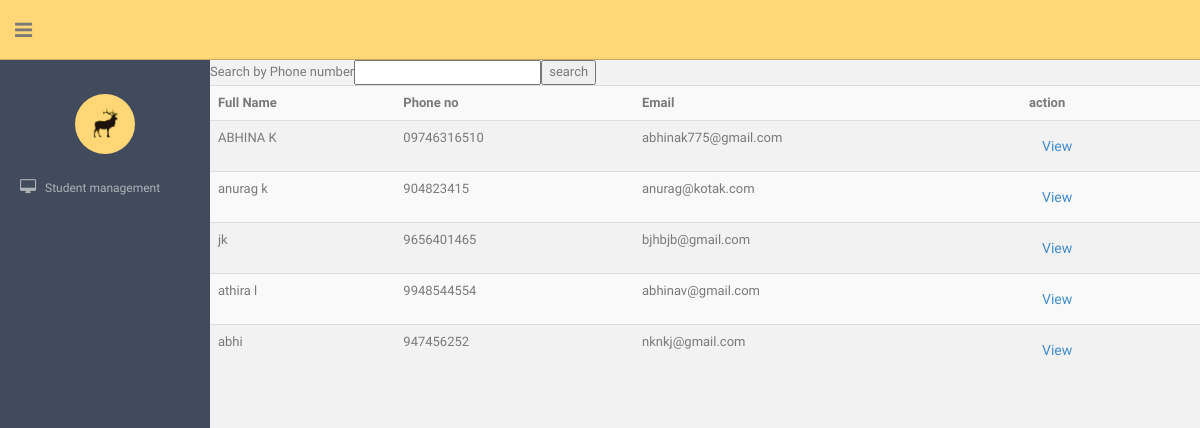
The page /student/list/ on the database its author committed.
### studentapp/models.py (models this page shows, shortened)
class Student(models.Model):
    student_code=models.AutoField(primary_key=True)
    name=models.CharField(max_length=250)
    phone=models.CharField(max_length=200)
    email=models.EmailField(max_length=250,unique=True)
    state=models.ForeignKey(State,on_delete=models.CASCADE,related_name='stateview')
    district=models.ForeignKey(District,on_delete=models.CASCADE)
    image=models.FileField(upload_to='studentapp/images/')

### studentapp/views.py (the view)
# urls.py: path('list/', views.studentlist,name="list"),
def studentlist(request):
    context={}
    ob1=Student.objects.all()
    context={'data':ob1}
    return render(request,'student_list.html',context)

### studentapp/templates/student_list.html (shortened to what this page needs)
{% extends 'admin_index.html' %}
{% block body %}
<body>
<form method="post" action="/student/search/">
<table><tr>
    <td>Search by Phone number<input type="text" name="phone"></td>
    <td><input type="submit"value="search"></td>
</tr></table>
<table class="table table-striped">
    <tr>
        <th scope="col">Full Name</th>
        <th scope="col">Phone no</th>
        <th scope="col">Email</th>
        <th scope="col">action</th>
    </tr>
    {% for i in data %}
    <tr>
        <td>{{ i.name }}</td>
        <td>{{ i.phone }}</td>
        <td>{{ i.email }}</td>
        <td><a href="{% url 'view' i.student_code %}" class="btn btn-outline-danger">View</a> </td>
    </tr>
    {% endfor %}
</table>
</form>
</body>
{% endblock %}

### studentapp/templates/admin_index.html (shortened to what this page needs)
<!DOCTYPE html>
<html lang="en">
{% load static %}
  <head>
    <link href="/static/assets/css/bootstrap.css" rel="stylesheet">
    <link href="/static/assets/font-awesome/css/font-awesome.css" rel="stylesheet" />
    <link rel="stylesheet" type="text/css" href="assets/css/zabuto_calendar.css">
    <link rel="stylesheet" type="text/css" href="assets/js/gritter/css/jquery.gritter.css" />
    <link rel="stylesheet" type="text/css" href="assets/lineicons/style.css">
    <link href="/static/assets/css/style.css" rel="stylesheet">
    <link href="/static/assets/css/style-responsive.css" rel="stylesheet">
  </head>
  <body>
  <section id="container" >
      <header class="header black-bg">
              <div class="sidebar-toggle-box">
                  <div class="fa fa-bars tooltips" data-placement="right" data-original-title="Toggle Navigation"></div>
              </div>
        </header>
      <aside>
          <div id="sidebar"  class="nav-collapse ">
              <ul class="sidebar-menu" id="nav-accordion">
              	  <p class="centered"><a href="profile.html"><img src="/static/assets/img/ui-sam.jpg" class="img-circle" width="60"></a></p>
                  <li class="sub-menu">
                      <a href="javascript:;" >
                          <i class="fa fa-desktop"></i>
                          <span>Student management</span>
                      </a>
                  </li>
          </div>
      </aside>
      <section id="main-content">
          <section class="wrapper">
              <div class="row">
                  <div >
                    {% block body %}
                      {% endblock%}
                  </div>
              </div><! --/row -->
          </section>
      </section>
  </section>
  </body>
</html>

### studentapp/static/assets/css/style.css (style rules this page uses)
body { color: #797979; background: #f2f2f2; font-family: 'Ruda', sans-serif; padding: 0px !important; margin: 0px !important; font-size:13px; }
ul li { list-style: none; }
a, a:hover, a:focus { text-decoration: none; outline: none; }
#container { width: 100%; height: 100%; }
.centered { text-align: center; }
#sidebar { width: 210px; height: 100%; position: fixed; background: #424a5d; }
#sidebar ul li { position: relative; }
ul.sidebar-menu , ul.sidebar-menu li ul.sub { margin: -2px 0 0; padding: 0; }
ul.sidebar-menu { margin-top: 75px; }
ul.sidebar-menu li { margin-bottom: 5px; margin-left:10px; margin-right:10px; }
ul.sidebar-menu li.sub-menu { line-height: 15px; }
ul.sidebar-menu li a span { display: inline-block; }
ul.sidebar-menu li a { color: #aeb2b7; text-decoration: none; display: block; padding: 15px 0 15px 10px; font-size: 12px; outline: none; -webkit-transition: all 0.3s ease; -moz-transition: all 0.3s ease; -o-transition: all 0.3s ease; -ms-transition: all 0.3s ease; transition: all 0.3s ease; }
ul.sidebar-menu li a i { font-size: 15px; padding-right: 6px; }
#main-content { margin-left: 210px; }
.header, .footer { min-height: 60px; padding: 0 15px; }
.header { position: fixed; left: 0; right: 0; z-index: 1002; }
.black-bg { background: #ffd777; border-bottom: 1px solid #c9aa5f; }
.wrapper { display: inline-block; margin-top: 60px; padding-left: 15px; padding-right: 15px; padding-bottom: 15px; padding-top: 0px; width: 100%; }
.sidebar-toggle-box { float: left; padding-right: 15px; margin-top: 20px; }
.sidebar-toggle-box .fa-bars { cursor: pointer; display: inline-block; font-size: 20px; }

### rows shown on the page
Student: name "ABHINA K", phone "09746316510", email "abhinak775@gmail.com"
Student: name "anurag k", phone "904823415", email "anurag@kotak.com"
Student: name "jk", phone "9656401465", email "bjhbjb@gmail.com"
Student: name "athira l", phone "9948544554", email "abhinav@gmail.com"
Student: name "abhi", phone "947456252", email "nknkj@gmail.com"
